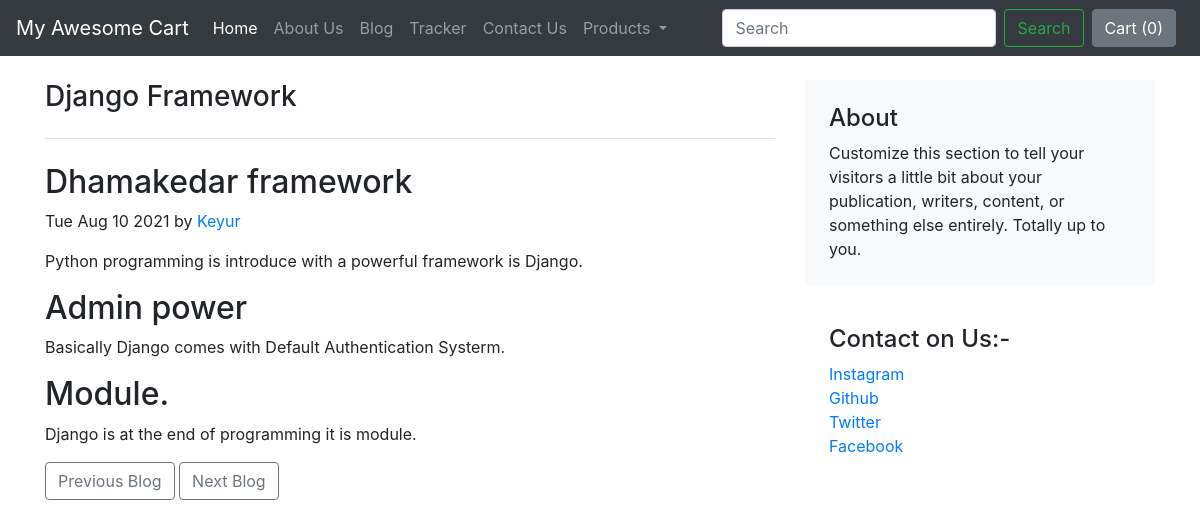
The app's page /blog/blogpost/3 with its own data.
### blog/models.py (models this page shows, shortened)
class BlogPost(models.Model):
    blogpost_id  = models.AutoField(primary_key = True)
    title = models.CharField(max_length = 200)
    heading1 = models.CharField(max_length=300)
    content1 = models.CharField(max_length=5000)
    heading2 = models.CharField(max_length=300)
    content2 = models.CharField(max_length=5000)
    heading3 = models.CharField(max_length=300)
    content3 = models.CharField(max_length=5000)
    pub_date = models.DateField(default="")
    thumbnail = models.ImageField(upload_to='blog/images', default = "")

### blog/views.py (the view)
# urls.py: path('blogpost/<int:id>', views.blogpost, name="BlogPost"),
def blogpost(request, id):
    post = BlogPost.objects.filter(blogpost_id = id)[0]
    return render(request, 'blog/blogpost.html', {'post' : post})

### blog/templates/blog/blogpost.html (shortened to what this page needs)
{% extends 'blog/base.html' %}
{% block body %}
<div class="container">
    <div class="row g-5 mt-4">
        <div class="col-md-8">
            <h3 class="pb-4 mb-4 fst-italic border-bottom">
                {{post.title}}
            </h3>
            <article class="blog-post">
                <h2 class="blog-post-title">{{post.heading1}}</h2>
                <p class="blog-post-meta"><span id="blogdate"></span> by <a href="#">Keyur</a></p>
                <p>{{post.content1}}</p>
                <h2>{{post.heading2}}</h2>
                <p>{{post.content2}}</p>
            </article>
            <article class="blog-post">
                <h2 class="blog-post-title">{{post.heading3}}</h2>
                <p>{{post.content3}}</p>
            </article>
            <nav class="blog-pagination mb-4" aria-label="Pagination">
                <a class="btn btn-outline-secondary" href="">Previous Blog</a>
                <a class="btn btn-outline-secondary" href=""}>Next Blog</a>
            </nav>
        </div>
        <div class="col-md-4">
            <div class="position-sticky" style="top: 2rem;">
                <div class="p-4 mb-3 bg-light rounded">
                    <h4 class="fst-italic">About</h4>
                    <p class="mb-0">Customize this section to tell your visitors a little bit about your publication,
                        writers, content, or something else entirely. Totally up to you.</p>
                </div>
                <div class="p-4">
                    <h4 class="fst-italic">Contact on Us:-</h4>
                    <ol class="list-unstyled">
                        <li><a href="#">Instagram</a></li>
                        <li><a href="#">Github</a></li>
                        <li><a href="#">Twitter</a></li>
                        <li><a href="#">Facebook</a></li>
                    </ol>
                </div>
            </div>
        </div>
    </div>
</div>
{% endblock %}

### records on screen
BlogPost: title "Django Framework", heading1 "Dhamakedar framework", content1 "Python programming is introduce with a powerful framework is Django.", heading2 "Admin power", content2 "Basically Django comes with Default Authentication Systerm.", heading3 "Module.", content3 "Django is at the end of programming it is module."
